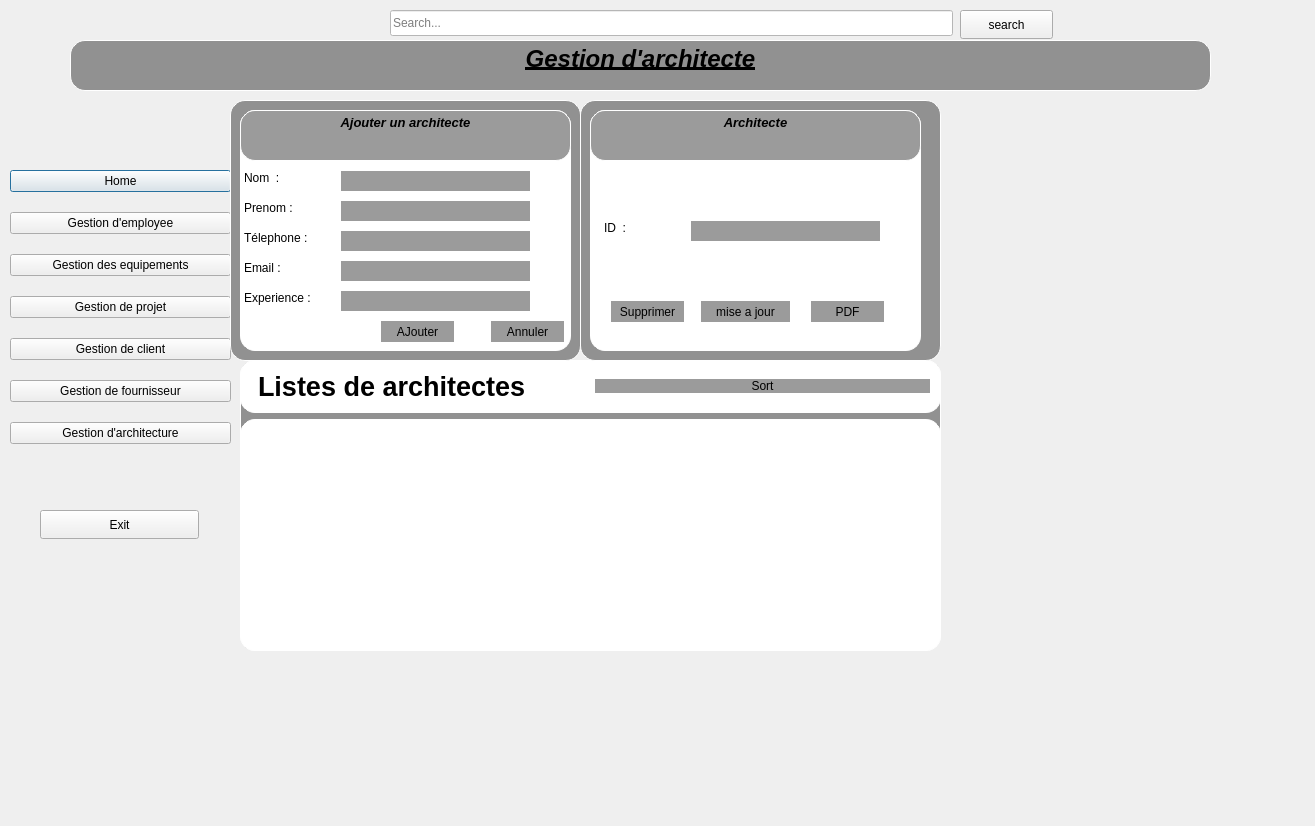
<?xml version="1.0" encoding="UTF-8"?>
<ui version="4.0">
 <class>MainArch</class>
 <widget class="QDialog" name="MainArch">
  <property name="geometry">
   <rect>
    <x>0</x>
    <y>0</y>
    <width>1315</width>
    <height>826</height>
   </rect>
  </property>
  <property name="windowTitle">
   <string>Dialog</string>
  </property>
  <widget class="QWidget" name="layoutWidget">
   <property name="geometry">
    <rect>
     <x>10</x>
     <y>150</y>
     <width>221</width>
     <height>321</height>
    </rect>
   </property>
   <layout class="QVBoxLayout" name="verticalLayout_2">
    <property name="spacing">
     <number>0</number>
    </property>
    <item>
     <widget class="QPushButton" name="home_btn_2">
      <property name="text">
       <string>Home</string>
      </property>
      <property name="icon">
       <iconset>
        <normaloff>:/icon/icon/home-4-32.ico</normaloff>
        <normalon>:/icon/icon/home-4-48.ico</normalon>:/icon/icon/home-4-32.ico</iconset>
      </property>
      <property name="iconSize">
       <size>
        <width>14</width>
        <height>14</height>
       </size>
      </property>
      <property name="checkable">
       <bool>true</bool>
      </property>
      <property name="autoExclusive">
       <bool>true</bool>
      </property>
     </widget>
    </item>
    <item>
     <widget class="QPushButton" name="dashborad_btn_2">
      <property name="text">
       <string>Gestion d'employee</string>
      </property>
      <property name="icon">
       <iconset>
        <normaloff>:/icon/icon/dashboard-5-32.ico</normaloff>
        <normalon>:/icon/icon/dashboard-5-48.ico</normalon>:/icon/icon/dashboard-5-32.ico</iconset>
      </property>
      <property name="iconSize">
       <size>
        <width>14</width>
        <height>14</height>
       </size>
      </property>
      <property name="checkable">
       <bool>true</bool>
      </property>
      <property name="autoExclusive">
       <bool>true</bool>
      </property>
     </widget>
    </item>
    <item>
     <widget class="QPushButton" name="orders_btn_2">
      <property name="text">
       <string>Gestion des equipements</string>
      </property>
      <property name="icon">
       <iconset>
        <normaloff>:/icon/icon/activity-feed-32.ico</normaloff>
        <normalon>:/icon/icon/activity-feed-48.ico</normalon>:/icon/icon/activity-feed-32.ico</iconset>
      </property>
      <property name="iconSize">
       <size>
        <width>14</width>
        <height>14</height>
       </size>
      </property>
      <property name="checkable">
       <bool>true</bool>
      </property>
      <property name="autoExclusive">
       <bool>true</bool>
      </property>
     </widget>
    </item>
    <item>
     <widget class="QPushButton" name="products_btn_2">
      <property name="text">
       <string>Gestion de projet</string>
      </property>
      <property name="icon">
       <iconset>
        <normaloff>:/icon/icon/product-32.ico</normaloff>
        <normalon>:/icon/icon/product-48.ico</normalon>:/icon/icon/product-32.ico</iconset>
      </property>
      <property name="iconSize">
       <size>
        <width>14</width>
        <height>14</height>
       </size>
      </property>
      <property name="checkable">
       <bool>true</bool>
      </property>
      <property name="autoExclusive">
       <bool>true</bool>
      </property>
     </widget>
    </item>
    <item>
     <widget class="QPushButton" name="customers_btn_2">
      <property name="text">
       <string>Gestion de client</string>
      </property>
      <property name="icon">
       <iconset>
        <normaloff>:/icon/icon/group-32.ico</normaloff>
        <normalon>:/icon/icon/group-48.ico</normalon>:/icon/icon/group-32.ico</iconset>
      </property>
      <property name="iconSize">
       <size>
        <width>14</width>
        <height>14</height>
       </size>
      </property>
      <property name="checkable">
       <bool>true</bool>
      </property>
      <property name="autoExclusive">
       <bool>true</bool>
      </property>
     </widget>
    </item>
    <item>
     <widget class="QPushButton" name="customers_btn_3">
      <property name="text">
       <string>Gestion de fournisseur</string>
      </property>
      <property name="icon">
       <iconset>
        <normaloff>:/icon/icon/group-32.ico</normaloff>
        <normalon>:/icon/icon/group-48.ico</normalon>:/icon/icon/group-32.ico</iconset>
      </property>
      <property name="iconSize">
       <size>
        <width>14</width>
        <height>14</height>
       </size>
      </property>
      <property name="checkable">
       <bool>true</bool>
      </property>
      <property name="autoExclusive">
       <bool>true</bool>
      </property>
     </widget>
    </item>
    <item>
     <widget class="QPushButton" name="home_btn_3">
      <property name="text">
       <string>Gestion d'architecture</string>
      </property>
      <property name="icon">
       <iconset>
        <normaloff>:/icon/icon/home-4-32.ico</normaloff>
        <normalon>:/icon/icon/home-4-48.ico</normalon>:/icon/icon/home-4-32.ico</iconset>
      </property>
      <property name="iconSize">
       <size>
        <width>14</width>
        <height>14</height>
       </size>
      </property>
      <property name="checkable">
       <bool>true</bool>
      </property>
      <property name="autoExclusive">
       <bool>true</bool>
      </property>
     </widget>
    </item>
   </layout>
  </widget>
  <widget class="QLabel" name="label_4">
   <property name="geometry">
    <rect>
     <x>890</x>
     <y>480</y>
     <width>531</width>
     <height>271</height>
    </rect>
   </property>
   <property name="text">
    <string/>
   </property>
   <property name="pixmap">
    <pixmap>../../../../hayder/Desktop/download-removebg-preview.png</pixmap>
   </property>
  </widget>
  <widget class="QWidget" name="widget_4" native="true">
   <property name="geometry">
    <rect>
     <x>240</x>
     <y>360</y>
     <width>701</width>
     <height>291</height>
    </rect>
   </property>
   <property name="styleSheet">
    <string notr="true">background-color:rgba(0, 0, 0, 100);
border-radius:15px;
 border: 1px solid #ffffff; </string>
   </property>
   <layout class="QVBoxLayout" name="verticalLayout_8">
    <item>
     <widget class="QFrame" name="frame_8">
      <property name="styleSheet">
       <string notr="true">background-color:rgb(255, 255, 255);
border-radius:15px;
 border: 1px solid #ffffff; </string>
      </property>
      <property name="frameShape">
       <enum>QFrame::Shape::NoFrame</enum>
      </property>
      <layout class="QHBoxLayout" name="horizontalLayout_8">
       <item>
        <widget class="QLabel" name="label_37">
         <property name="font">
          <font>
           <pointsize>20</pointsize>
           <bold>true</bold>
          </font>
         </property>
         <property name="text">
          <string>Listes de architectes</string>
         </property>
        </widget>
       </item>
       <item>
        <widget class="QPushButton" name="pushButton_sort">
         <property name="styleSheet">
          <string notr="true">background-color:rgba(0, 0, 0, 100);
border-radius:15px;
 border: 1px solid #ffffff; </string>
         </property>
         <property name="text">
          <string>Sort</string>
         </property>
        </widget>
       </item>
      </layout>
     </widget>
    </item>
    <item>
     <widget class="QTableView" name="tableView">
      <property name="styleSheet">
       <string notr="true">color: rgb(255, 255, 255);
color: rgb(0, 0, 0);
background-color: rgb(255, 255, 255);</string>
      </property>
     </widget>
    </item>
   </layout>
  </widget>
  <widget class="QTextBrowser" name="textBrowser">
   <property name="geometry">
    <rect>
     <x>70</x>
     <y>40</y>
     <width>1141</width>
     <height>51</height>
    </rect>
   </property>
   <property name="styleSheet">
    <string notr="true">background-color:rgba(0, 0, 0, 100);
border-radius:15px;
 border: 1px solid #ffffff; </string>
   </property>
   <property name="html">
    <string>&lt;!DOCTYPE HTML PUBLIC &quot;-//W3C//DTD HTML 4.0//EN&quot; &quot;http://www.w3.org/TR/REC-html40/strict.dtd&quot;&gt;
&lt;html&gt;&lt;head&gt;&lt;meta name=&quot;qrichtext&quot; content=&quot;1&quot; /&gt;&lt;meta charset=&quot;utf-8&quot; /&gt;&lt;style type=&quot;text/css&quot;&gt;
p, li { white-space: pre-wrap; }
hr { height: 1px; border-width: 0; }
li.unchecked::marker { content: &quot;\2610&quot;; }
li.checked::marker { content: &quot;\2612&quot;; }
&lt;/style&gt;&lt;/head&gt;&lt;body style=&quot; font-family:'Segoe UI'; font-size:9pt; font-weight:400; font-style:normal;&quot;&gt;
&lt;p align=&quot;center&quot; style=&quot; margin-top:0px; margin-bottom:0px; margin-left:0px; margin-right:0px; -qt-block-indent:0; text-indent:0px;&quot;&gt;&lt;span style=&quot; font-family:'MS Shell Dlg 2'; font-size:18pt; font-weight:600; font-style:italic; text-decoration: underline;&quot;&gt;Gestion d'architecte&lt;/span&gt;&lt;/p&gt;&lt;/body&gt;&lt;/html&gt;</string>
   </property>
  </widget>
  <widget class="QPushButton" name="exit_btn_2">
   <property name="geometry">
    <rect>
     <x>40</x>
     <y>510</y>
     <width>159</width>
     <height>29</height>
    </rect>
   </property>
   <property name="text">
    <string>Exit</string>
   </property>
   <property name="icon">
    <iconset>
     <normaloff>:/icon/icon/close-window-64.ico</normaloff>:/icon/icon/close-window-64.ico</iconset>
   </property>
   <property name="iconSize">
    <size>
     <width>14</width>
     <height>14</height>
    </size>
   </property>
  </widget>
  <widget class="QWidget" name="widget_6" native="true">
   <property name="geometry">
    <rect>
     <x>230</x>
     <y>100</y>
     <width>351</width>
     <height>261</height>
    </rect>
   </property>
   <property name="styleSheet">
    <string notr="true">background-color:rgba(0, 0, 0, 100);
border-radius:15px;
 border: 1px solid #ffffff; </string>
   </property>
   <widget class="QFrame" name="frame">
    <property name="geometry">
     <rect>
      <x>10</x>
      <y>10</y>
      <width>331</width>
      <height>241</height>
     </rect>
    </property>
    <property name="styleSheet">
     <string notr="true">background-color:rgb(255, 255, 255);
border-radius:15px;
 border: 1px solid #ffffff; </string>
    </property>
    <property name="frameShape">
     <enum>QFrame::Shape::NoFrame</enum>
    </property>
    <widget class="QLineEdit" name="lineEdit_nom">
     <property name="enabled">
      <bool>true</bool>
     </property>
     <property name="geometry">
      <rect>
       <x>100</x>
       <y>60</y>
       <width>191</width>
       <height>22</height>
      </rect>
     </property>
     <property name="styleSheet">
      <string notr="true">background-color:rgba(0, 0, 0, 100);
border-radius:15px;
 border: 1px solid #ffffff; </string>
     </property>
     <property name="readOnly">
      <bool>false</bool>
     </property>
    </widget>
    <widget class="QLabel" name="label">
     <property name="geometry">
      <rect>
       <x>0</x>
       <y>60</y>
       <width>91</width>
       <height>16</height>
      </rect>
     </property>
     <property name="styleSheet">
      <string notr="true">QLabel{
rgb(170, 0, 127)
}</string>
     </property>
     <property name="text">
      <string>Nom  :</string>
     </property>
    </widget>
    <widget class="QLabel" name="label_2">
     <property name="geometry">
      <rect>
       <x>0</x>
       <y>120</y>
       <width>81</width>
       <height>16</height>
      </rect>
     </property>
     <property name="text">
      <string>Télephone :</string>
     </property>
    </widget>
    <widget class="QLabel" name="label_5">
     <property name="geometry">
      <rect>
       <x>0</x>
       <y>90</y>
       <width>81</width>
       <height>16</height>
      </rect>
     </property>
     <property name="text">
      <string>Prenom :</string>
     </property>
    </widget>
    <widget class="QLabel" name="label_3">
     <property name="geometry">
      <rect>
       <x>0</x>
       <y>150</y>
       <width>49</width>
       <height>16</height>
      </rect>
     </property>
     <property name="text">
      <string>Email :</string>
     </property>
    </widget>
    <widget class="QPushButton" name="pushButton_9">
     <property name="geometry">
      <rect>
       <x>250</x>
       <y>210</y>
       <width>75</width>
       <height>23</height>
      </rect>
     </property>
     <property name="styleSheet">
      <string notr="true">background-color:rgba(0, 0, 0, 100);
border-radius:15px;
 border: 1px solid #ffffff; </string>
     </property>
     <property name="text">
      <string>Annuler</string>
     </property>
    </widget>
    <widget class="QPushButton" name="pushButton_7">
     <property name="geometry">
      <rect>
       <x>140</x>
       <y>210</y>
       <width>75</width>
       <height>23</height>
      </rect>
     </property>
     <property name="styleSheet">
      <string notr="true">background-color:rgba(0, 0, 0, 100);
</string>
     </property>
     <property name="text">
      <string>AJouter</string>
     </property>
    </widget>
    <widget class="QTextBrowser" name="textBrowser_4">
     <property name="geometry">
      <rect>
       <x>0</x>
       <y>0</y>
       <width>331</width>
       <height>51</height>
      </rect>
     </property>
     <property name="styleSheet">
      <string notr="true">background-color:rgba(0, 0, 0, 100);
border-radius:15px;
 border: 1px solid #ffffff; </string>
     </property>
     <property name="html">
      <string>&lt;!DOCTYPE HTML PUBLIC &quot;-//W3C//DTD HTML 4.0//EN&quot; &quot;http://www.w3.org/TR/REC-html40/strict.dtd&quot;&gt;
&lt;html&gt;&lt;head&gt;&lt;meta name=&quot;qrichtext&quot; content=&quot;1&quot; /&gt;&lt;meta charset=&quot;utf-8&quot; /&gt;&lt;style type=&quot;text/css&quot;&gt;
p, li { white-space: pre-wrap; }
hr { height: 1px; border-width: 0; }
li.unchecked::marker { content: &quot;\2610&quot;; }
li.checked::marker { content: &quot;\2612&quot;; }
&lt;/style&gt;&lt;/head&gt;&lt;body style=&quot; font-family:'Segoe UI'; font-size:9pt; font-weight:400; font-style:normal;&quot;&gt;
&lt;p align=&quot;center&quot; style=&quot; margin-top:0px; margin-bottom:0px; margin-left:0px; margin-right:0px; -qt-block-indent:0; text-indent:0px;&quot;&gt;&lt;span style=&quot; font-size:10pt; font-weight:700; font-style:italic;&quot;&gt;Ajouter un architecte&lt;/span&gt;&lt;/p&gt;&lt;/body&gt;&lt;/html&gt;</string>
     </property>
    </widget>
    <widget class="QLineEdit" name="lineEdit_prenom">
     <property name="geometry">
      <rect>
       <x>100</x>
       <y>90</y>
       <width>191</width>
       <height>22</height>
      </rect>
     </property>
     <property name="styleSheet">
      <string notr="true">background-color:rgba(0, 0, 0, 100);
border-radius:15px;
 border: 1px solid #ffffff; </string>
     </property>
     <property name="readOnly">
      <bool>false</bool>
     </property>
    </widget>
    <widget class="QLineEdit" name="lineEdit_telephone">
     <property name="geometry">
      <rect>
       <x>100</x>
       <y>120</y>
       <width>191</width>
       <height>22</height>
      </rect>
     </property>
     <property name="styleSheet">
      <string notr="true">background-color:rgba(0, 0, 0, 100);
border-radius:15px;
 border: 1px solid #ffffff; </string>
     </property>
     <property name="readOnly">
      <bool>false</bool>
     </property>
    </widget>
    <widget class="QLineEdit" name="lineEdit_email">
     <property name="geometry">
      <rect>
       <x>100</x>
       <y>150</y>
       <width>191</width>
       <height>22</height>
      </rect>
     </property>
     <property name="styleSheet">
      <string notr="true">background-color:rgba(0, 0, 0, 100);
border-radius:15px;
 border: 1px solid #ffffff; </string>
     </property>
     <property name="readOnly">
      <bool>false</bool>
     </property>
    </widget>
    <widget class="QLabel" name="label_6">
     <property name="geometry">
      <rect>
       <x>0</x>
       <y>180</y>
       <width>91</width>
       <height>16</height>
      </rect>
     </property>
     <property name="text">
      <string>Experience :</string>
     </property>
    </widget>
    <widget class="QLineEdit" name="lineEdit_experience">
     <property name="geometry">
      <rect>
       <x>100</x>
       <y>180</y>
       <width>191</width>
       <height>22</height>
      </rect>
     </property>
     <property name="styleSheet">
      <string notr="true">background-color:rgba(0, 0, 0, 100);
border-radius:15px;
 border: 1px solid #ffffff; </string>
     </property>
     <property name="readOnly">
      <bool>false</bool>
     </property>
    </widget>
   </widget>
  </widget>
  <widget class="QWidget" name="widget_7" native="true">
   <property name="geometry">
    <rect>
     <x>580</x>
     <y>100</y>
     <width>361</width>
     <height>261</height>
    </rect>
   </property>
   <property name="styleSheet">
    <string notr="true">background-color:rgba(0, 0, 0, 100);
border-radius:15px;
 border: 1px solid #ffffff; </string>
   </property>
   <widget class="QFrame" name="frame_2">
    <property name="geometry">
     <rect>
      <x>10</x>
      <y>10</y>
      <width>331</width>
      <height>241</height>
     </rect>
    </property>
    <property name="styleSheet">
     <string notr="true">background-color:rgb(255, 255, 255);
border-radius:15px;
 border: 1px solid #ffffff; </string>
    </property>
    <property name="frameShape">
     <enum>QFrame::Shape::NoFrame</enum>
    </property>
    <widget class="QLineEdit" name="lineEdit_supprimer">
     <property name="enabled">
      <bool>true</bool>
     </property>
     <property name="geometry">
      <rect>
       <x>100</x>
       <y>110</y>
       <width>191</width>
       <height>22</height>
      </rect>
     </property>
     <property name="styleSheet">
      <string notr="true">background-color:rgba(0, 0, 0, 100);
border-radius:15px;
 border: 1px solid #ffffff; </string>
     </property>
     <property name="readOnly">
      <bool>false</bool>
     </property>
    </widget>
    <widget class="QLabel" name="label_7">
     <property name="geometry">
      <rect>
       <x>10</x>
       <y>110</y>
       <width>91</width>
       <height>16</height>
      </rect>
     </property>
     <property name="styleSheet">
      <string notr="true">QLabel{
rgb(170, 0, 127)
}</string>
     </property>
     <property name="text">
      <string>ID  :</string>
     </property>
    </widget>
    <widget class="QPushButton" name="pushButton_8">
     <property name="geometry">
      <rect>
       <x>20</x>
       <y>190</y>
       <width>75</width>
       <height>23</height>
      </rect>
     </property>
     <property name="styleSheet">
      <string notr="true">background-color:rgba(0, 0, 0, 100);
</string>
     </property>
     <property name="text">
      <string>Supprimer</string>
     </property>
    </widget>
    <widget class="QTextBrowser" name="textBrowser_5">
     <property name="geometry">
      <rect>
       <x>0</x>
       <y>0</y>
       <width>331</width>
       <height>51</height>
      </rect>
     </property>
     <property name="styleSheet">
      <string notr="true">background-color:rgba(0, 0, 0, 100);
border-radius:15px;
 border: 1px solid #ffffff; </string>
     </property>
     <property name="html">
      <string>&lt;!DOCTYPE HTML PUBLIC &quot;-//W3C//DTD HTML 4.0//EN&quot; &quot;http://www.w3.org/TR/REC-html40/strict.dtd&quot;&gt;
&lt;html&gt;&lt;head&gt;&lt;meta name=&quot;qrichtext&quot; content=&quot;1&quot; /&gt;&lt;meta charset=&quot;utf-8&quot; /&gt;&lt;style type=&quot;text/css&quot;&gt;
p, li { white-space: pre-wrap; }
hr { height: 1px; border-width: 0; }
li.unchecked::marker { content: &quot;\2610&quot;; }
li.checked::marker { content: &quot;\2612&quot;; }
&lt;/style&gt;&lt;/head&gt;&lt;body style=&quot; font-family:'Segoe UI'; font-size:9pt; font-weight:400; font-style:normal;&quot;&gt;
&lt;p align=&quot;center&quot; style=&quot; margin-top:0px; margin-bottom:0px; margin-left:0px; margin-right:0px; -qt-block-indent:0; text-indent:0px;&quot;&gt;&lt;span style=&quot; font-size:10pt; font-weight:700; font-style:italic;&quot;&gt;Architecte&lt;/span&gt;&lt;/p&gt;&lt;/body&gt;&lt;/html&gt;</string>
     </property>
    </widget>
    <widget class="QPushButton" name="pushButton_pdf">
     <property name="geometry">
      <rect>
       <x>220</x>
       <y>190</y>
       <width>75</width>
       <height>23</height>
      </rect>
     </property>
     <property name="styleSheet">
      <string notr="true">background-color:rgba(0, 0, 0, 100);
</string>
     </property>
     <property name="text">
      <string>PDF</string>
     </property>
    </widget>
    <widget class="QPushButton" name="pushButton_update_2">
     <property name="geometry">
      <rect>
       <x>110</x>
       <y>190</y>
       <width>91</width>
       <height>23</height>
      </rect>
     </property>
     <property name="styleSheet">
      <string notr="true">background-color:rgba(0, 0, 0, 100);
</string>
     </property>
     <property name="text">
      <string>mise a jour</string>
     </property>
    </widget>
   </widget>
  </widget>
  <widget class="QLineEdit" name="lineEdit_search">
   <property name="geometry">
    <rect>
     <x>390</x>
     <y>10</y>
     <width>563</width>
     <height>26</height>
    </rect>
   </property>
   <property name="styleSheet">
    <string notr="true">background-color: rgb(255, 255, 255);</string>
   </property>
   <property name="placeholderText">
    <string>Search...</string>
   </property>
  </widget>
  <widget class="QPushButton" name="pushButton_search">
   <property name="geometry">
    <rect>
     <x>960</x>
     <y>10</y>
     <width>93</width>
     <height>29</height>
    </rect>
   </property>
   <property name="text">
    <string>search</string>
   </property>
  </widget>
 </widget>
 <resources/>
 <connections/>
</ui>
